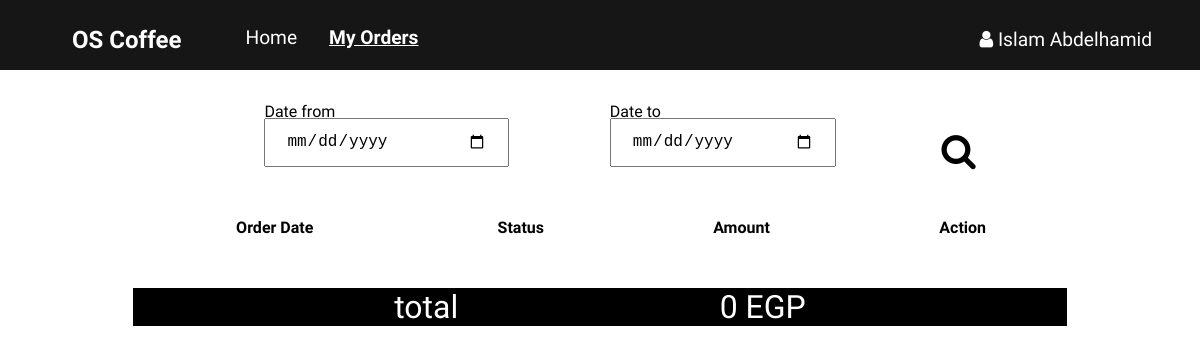
Page /orders.php on the earlier database version.
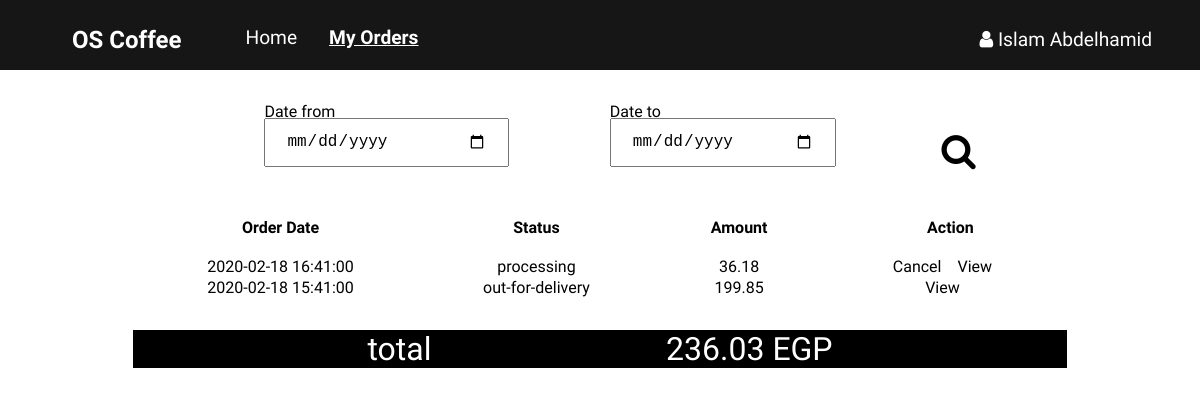
Same page on the later database version.
### tables this page shows
CREATE TABLE `orders` (
  `id` int(64) NOT NULL AUTO_INCREMENT,
  `status` enum('out-for-delivery','processing','done') NOT NULL,
  `user_id` int(64) NOT NULL,
  `date` timestamp NOT NULL DEFAULT CURRENT_TIMESTAMP,
  PRIMARY KEY (`id`),
  KEY `user_id` (`user_id`),
  CONSTRAINT `orders_ibfk_1` FOREIGN KEY (`user_id`) REFERENCES `users` (`id`)
);

### orders.php (the view, shortened to what this page needs)
<?php
$dbServername = DB_HOST;
$dbUsername = DB_USER;
$dbPassword = DB_PWD;
$dbname = DB_NAME;
?>
<!DOCTYPE html>
<html lang="en">
<head>
    <link href="https://stackpath.bootstrapcdn.com/font-awesome/4.7.0/css/font-awesome.min.css" rel="stylesheet"
>
    <link rel="stylesheet" href="assets/css/style.css">
    <link rel="stylesheet" href="assets/css/user-orders.css">
    <link rel="stylesheet" href="assets/css/popup.css">
</head>
<body>
    <nav class="navbar">
        <ul class="menu-left">
            <li><a href="#" class="logo">OS Coffee</a></li>
            <li><a href="#">Home</a></li>
            <li><a href="#" class="active">My Orders</a></li>
        </ul>
        <a href="#">
            <i class="fa fa-user"></i>
            <span>Islam Abdelhamid</span>
        </a>
    </nav>
    <section>
        <div class="container">
            <div class="content">
                <form action="" method="post">
                    <div class="search-group">
                        <div>
                            <label for="">Date from</label>
                            <input type="date" class="search-input" placeholder="">
                        </div>
                        <div>
                            <label for="">Date to</label>
                            <input type="date" class="search-input" placeholder="Date to">
                        </div>
                        <div>
                            <button type="submit" class="search-btn"><i class="fa fa-search search-icon"></i></button>
                        </div>
                    </div>
                </form>
                <div class="orders">
                    <table class="orders-table">
                        <tr>
                            <th>Order Date</th>
                            <th>Status</th>
                            <th>Amount</th>
                            <th>Action</th>
                        </tr>
                        <?php
                        $userId = 2;
                        $total = 0;
                        try {
                            $conn = new PDO('mysql:host='.$dbServername.';dbname='.$dbname, $dbUsername, $dbPassword);
                            $conn->setAttribute(PDO::ATTR_ERRMODE, PDO::ERRMODE_EXCEPTION);
                        }
                        catch(PDOException $e)
                        {
                            echo "Connection failed: " . $e->getMessage();
                        }
                        $query_list_orders = "Select * from orders where user_id=$userId;";
                        $data_list_orders = $conn->query($query_list_orders);
                        foreach($data_list_orders as $order_details)
                        {
                            $orderId = $order_details["id"];
                            $query_order_products = "select id , price , quantity from products , orders_products where order_id = ? and product_id = id ";
                            $stmt_order_products = $conn->prepare($query_order_products);
                            $stmt_order_products->execute([$orderId]);
                            $data_order_products = $stmt_order_products->fetchAll();
                            $amount=0;
                            foreach ($data_order_products as $product_details) {
                                $amount += $product_details["price"]*$product_details["quantity"];
                            }
                            echo '  <tr>
                                    <td>'.$order_details["date"].'</td>
                                    <td>'.$order_details["status"].'</td>
                                    <td>'.$amount.'</td>';
                            if ($order_details["status"] == "processing") {
                                echo'
                                <td><a href="#">Cancel</a><a href="#order_1">View</a></td>
                                </tr>';
                            }else{
                                echo'
                                <td><a href="#" class="hidden">Cancel</a><a href="#order_1">View</a></td>
                                </tr>';
                            }
                            $total+=$amount;
                        }
                        ?>
                    </table>
                </div>
                <div class="calculate">
                    <label for="">total</label>
                    <?php
                        echo ' <label for="">' .$total.' EGP</label> '
                     ?>
                </div>
            </div>
    </section>
</body>
</html>

### assets/css/style.css (style rules this page uses)
:root { --btn-color: #6f2702; --main-color: #b44023; }
html { font-size: 16px; }
html, body { margin: 0; padding: 0; font-family: 'Sriracha', cursive; }
.navbar { display: flex; justify-content: space-between; align-items: center; background-color: #161616; padding-right: 3rem; padding-top: .6rem; }
.navbar .menu-left { display: flex; list-style-type: none; }
.navbar a { margin-left: 2rem; color: #fff; text-decoration: none; font-size: 1.2rem; }
.navbar a.logo { font-weight: bold; font-size: 1.5rem; margin-right: 2rem; }
.navbar a.active { font-weight: bold; text-decoration: underline; }
.container { display: flex; padding: 2rem 1rem; justify-content: space-around; }
.search-group { display: flex; }
.search-btn { background: transparent; border: none; width: 0; height: 0; cursor: pointer; margin-right: -20px; }
.search-icon { font-size: 2.3rem; }
.search-input { height: 45px; padding: 0 20px; font-size: 1rem; outline: none; margin-right: -47px; margin-top: -3px; width: 94%; }
.container .content { flex-basis: 65%; }

### assets/css/user-orders.css (style rules this page uses)
.navbar { top: 0; position: sticky; }
.container .content { flex-basis: 80%; display: flex; flex-direction: column; justify-content: space-evenly; }
.orders { display: flex; justify-content: space-evenly; margin-bottom: 2rem; }
.search-group { display: flex; justify-content: space-evenly; align-items: center; }
.search-icon { font-size: 2.3rem; }
.search-input { margin-bottom: 2rem ; }
.orders-table { border-collapse: collapse; width: 100%; }
.orders-table th { padding: 1.2rem; text-align: center; background-color:white; color: black; }
.orders-table tr { padding: 1rem; text-align: center; }
.calculate { display: flex; justify-content: space-evenly; background-color: black; color: white; font-size: 2rem; }
td a { margin-right: 1rem; color:black; text-decoration: none; }

Differences in the rows shown:
added orders: date "2020-02-18 16:41:00", status "processing", amount "36.18", shows "Cancel"
added orders: date "2020-02-18 15:41:00", status "out-for-delivery", amount "199.85", shows "View"
Other differences:
$total: "0" → "236.03"
